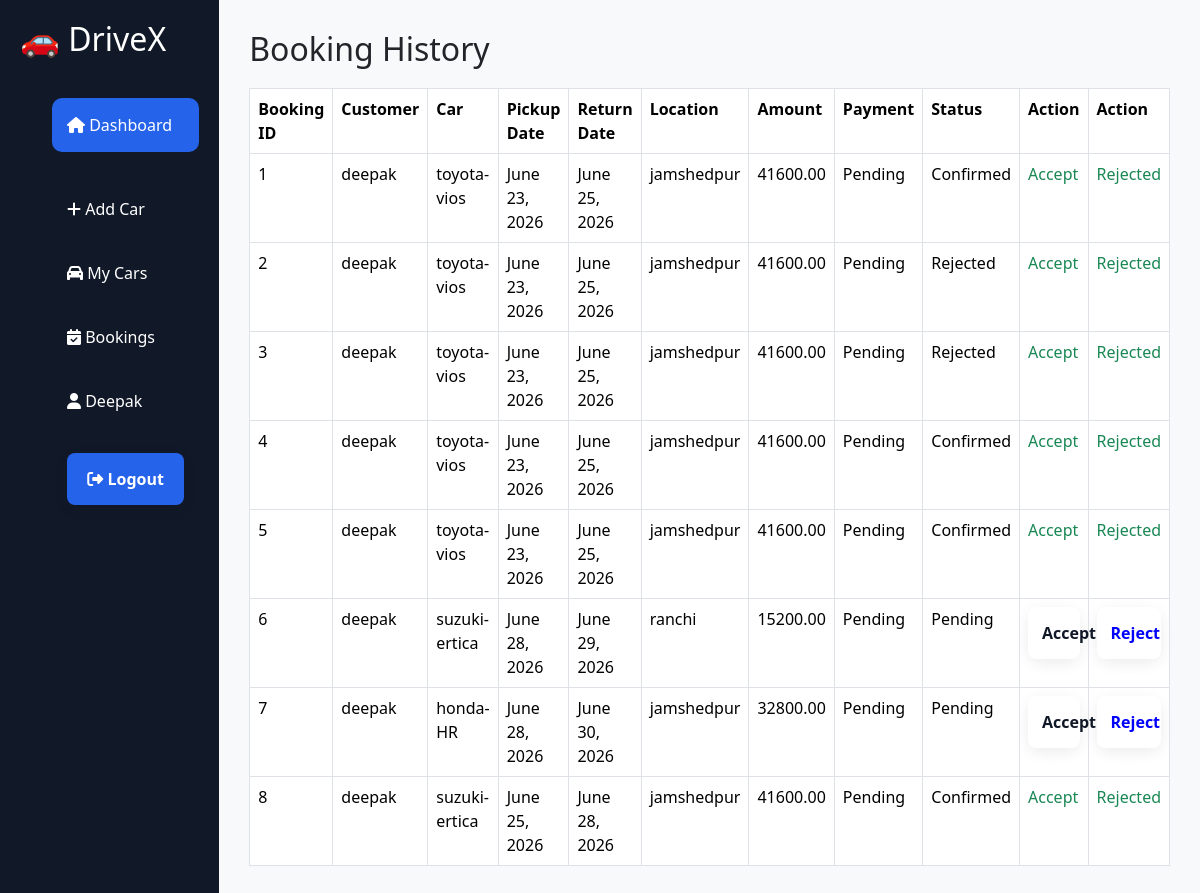
The page /myaddminpanel/book_history/ (signed in) on the database its author committed.
### myaddminpanel/models.py (models this page shows, shortened)
class Booking(models.Model):
    STATUS_CHOICES=[
        ('Pending', 'Pending'),
        ('Confirmed', 'Confirmed'),
        ('Rejected', 'Rejected'),
        ('Completed', 'Completed'),
        ('Cancelled', 'Cancelled'),
    ]
    PAYMENT_METHOD_CHOICES=[
        ('Pay Now', 'Pay Now'),
        ('Pay at Pickup', 'Pay at Pickup'),
    ]
    PAYMENT_STATUS_CHOICES=[
        ('Pending', 'Pending'),
        ('Paid', 'Paid'),
        ('Failed', 'Failed'),
        ('Refunded', 'Refunded'),
    ]
    user= models.ForeignKey(
        User,
        on_delete=models.CASCADE,
        related_name='bookings'
    )
    vendor = models.ForeignKey(
        VendorLogin,
        on_delete=models.CASCADE,
        related_name='bookings'
    )
    car = models.ForeignKey(
        Car,
        on_delete=models.CASCADE,
        related_name='booking'
    )
    pickup_location=models.CharField(max_length=200)
    pickup_date=models.DateField()
    pickup_time=models.TimeField()
    return_date=models.DateField()
    return_time=models.TimeField()
    total_days=models.PositiveIntegerField()
    rent_per_day=models.DecimalField(
        max_digits=10,
        decimal_places=2
    )
    total_amount = models.DecimalField(
        max_digits=10,
        decimal_places=2
    )
    payment_method = models.CharField(
        max_length=20,
        choices=PAYMENT_METHOD_CHOICES
    )
    payment_status = models.CharField(
        max_length=20,
        choices=PAYMENT_STATUS_CHOICES,
        default='Pending'
    )
    status = models.CharField(
        max_length=20,
        choices=STATUS_CHOICES,
        default='Pending'
    )
    booked_at=models.DateTimeField(auto_now_add=True)
    def __str__(self):
        return f"Booking #{self.id}-{self.car.car_name}"

class Car(models.Model):
    TRANSMISSION_CHOICES = [
        ('Manual', 'Manual'),
        ('Automatic', 'Automatic'),
    ]
    FUEL_CHOICES = [
        ('Petrol', 'Petrol'),
        ('Diesel', 'Diesel'),
        ('CNG', 'CNG'),
        ('Electric', 'Electric'),
        ('Hybrid', 'Hybrid'),
    ]
    STATUS_CHOICES = [
        ('Available', 'Available'),
        ('Booked', 'Booked'),
        ('Maintenance', 'Maintenance'),
    ]
    vendor = models.ForeignKey(
        VendorLogin,
        on_delete=models.CASCADE,
        related_name='cars'
    )
    car_name = models.CharField(max_length=100, blank=True, null=True)
    brand = models.CharField(max_length=100, blank=True, null=True)
    model = models.CharField(max_length=100, blank=True, null=True)
    year = models.PositiveIntegerField(blank=True, null=True)
    city = models.CharField(max_length=100, blank=True, null=True)
    pickup_location = models.CharField(max_length=200, blank=True, null=True)
    rent_per_day = models.DecimalField(max_digits=10, decimal_places=2, blank=True, null=True)
    fuel_type = models.CharField(
        max_length=20,
        choices=FUEL_CHOICES
    )
    transmission = models.CharField(
        max_length=20,
        choices=TRANSMISSION_CHOICES
    )
    seats = models.PositiveIntegerField(default=4)
    mileage = models.PositiveIntegerField(default=0)
    ac = models.BooleanField(default=True)
    power_steering = models.BooleanField(default=True)
    power_windows = models.BooleanField(default=True)
    music_system = models.BooleanField(default=False)
    airbags = models.BooleanField(default=True)
    gps = models.BooleanField(default=False)
    image = models.ImageField(
        upload_to='cars/',
        blank=True,
        null=True
    )
    status = models.CharField(
        max_length=20,
        choices=STATUS_CHOICES,
        default='Available'
    )
    description = models.TextField(
        blank=True,
        null=True
    )
    driver = models.ForeignKey(
        Driver,
        on_delete=models.SET_NULL,
        null=True,
        blank=True
    )
    created_at = models.DateTimeField(auto_now_add=True)

### myaddminpanel/views.py (the view)
# urls.py: path('book_history/', book_history, name='book_history'),
def book_history(request):
    print("hey i am working!")
    try:
        vendor_id = request.session.get("vendor_id")
        bookings = Booking.objects.filter(vendor_id=vendor_id)
        context = {"bookings": bookings}
        print(context)
        return render(request, "booking_history.html", context)
    except Exception as e:
        return redirect("vendor-profile")
    return render(request, "booking_history.html")

### myaddminpanel/templates/booking_history.html (shortened to what this page needs)
{% extends 'base_1.html' %}
{% block css %}
  <link href="https://cdn.jsdelivr.net/npm/bootstrap@5.3.8/dist/css/bootstrap.min.css" rel="stylesheet" />
{% endblock %}
{% block content %}
<section class="booking-history">
    <div class="container-1">
        {% include 'sidebar.html' %}
        <div class="main-content">
            <h2>Booking History</h2>
            <table class="table table-bordered">
                <tr class="">
                    <th>Booking ID</th>
                    <th>Customer</th>
                    <th>Car</th>
                    <th>Pickup Date</th>
                    <th>Return Date</th>
                    <th>Location</th>
                    <th>Amount</th>
                    <th>Payment</th>
                    <th>Status</th>
                    <th>Action</th>
                    <th>Action</th>
                </tr>
                {% for book in bookings %}
                <tr>
                    <td>{{book.id}}</td>
                    <td>{{book.user.username}}</td>
                    <td>{{book.car.car_name}}</td>
                    <td>{{book.pickup_date}}</td>
                    <td>{{book.return_date}}</td>
                    <td>{{book.pickup_location}}</td>
                    <td>{{book.total_amount}}</td>
                    <td>{{book.payment_status}}</td>
                    <td>{{book.status}}</td>
                    <td>
                        {% if book.status == 'Pending' %}
                            <form action="{% url 'accept_booking' book.id %}" method="POST" style="margin: 0; padding: 0;">
                                <button class="accept" type="submit">Accept</button>
                            </form>
                        {% else %}
                            <span class="text-success disabled" aria-disabled="true">Accept</span>
                        {% endif %}
                    </td>
                    <td>
                        {% if book.status == 'Pending'%}
                        <form action="{% url 'reject_booking' book.id %}" method="POST" style="margin: 0; padding: 0;" >
                            <button class="reject" type="submit">Reject</button>
                        </form>
                        {% else %}
                        <span class="text-success disabled" aria-disabled="true">Rejected</span>
                        {% endif %}
                    </td>
                </tr>
                {% endfor %}
            </table>
        </div>
    </div>
</section>
{% endblock content %}

### myaddminpanel/templates/sidebar.html (shortened to what this page needs)
<div class="sidebar">
  <div class="logo">
    <h2>🚗 DriveX</h2>
  </div>
  <ul>
    <li class="active">
      <a href="{% url 'vendor-profile' %}"  style="text-decoration: none; color: inherit;">
      <i class="fa-solid fa-house"></i>
      Dashboard
      </a>
    </li>
    <li class="add-car">
      <a href="{% url 'add_driver' %}" style="text-decoration: none; color: inherit;">
        <i class="fa-solid fa-plus"></i>
        Add Car
      </a>
    </li>
    <li>
    <a href="{% url 'vendor-profile'%}" style="text-decoration: none; color: inherit;">
      <i class="fa-solid fa-car"></i>
      My Cars
    </a>
    </li>
    <li>
      <a href="{% url 'book_history' %}" style="text-decoration: none; color: inherit;">
      <i class="fa-solid fa-calendar-check"></i>
      Bookings
      </a>
    </li>
    <li>
      <i class="fa-solid fa-user"></i>
      {% if request.session.vendor_name %}
        {{ request.session.vendor_name|title }}
      {% else %}
        Profile
      {% endif %}
    </li>
    <li>
      <form method="POST" action="{% url 'logout_1' %}" style="margin: 0; padding: 0;">
        <button type="submit">
          <i class="fa-solid fa-right-from-bracket"></i>
          Logout
        </button>
      </form>
    </li>
  </ul>
</div>

### myaddminpanel/static/css/style_1.css (style rules this page uses)
* { margin:0; padding:0; box-sizing:border-box; font-family:'Segoe UI',sans-serif; }
button { width:100%; padding:15px; border:none; border-radius:10px; background:#2563eb; color:white; font-size:1rem; cursor:pointer; transition:.3s; }
.container-1 { display:flex; min-height:100vh; }
.sidebar { width:250px; background:#111827; color:white; padding:20px; }
.logo { margin-bottom:40px; }
.sidebar ul { list-style:none; }
.sidebar li { padding:15px; margin-bottom:10px; border-radius:10px; cursor:pointer; }
.sidebar li:hover, .active { background:#2563eb; }
.add-car { margin:30px 0; }
table { width:100%; margin-top:20px; border-collapse:collapse; }
th, td { padding:15px; text-align:left; border-bottom:1px solid #eee; }
td button { background:#2563eb; color:white; border:none; padding:8px 12px; border-radius:6px; cursor:pointer; }
.container-1 form { flex: 1; max-width: 900px; margin: 30px auto; padding: 30px; background: #fff; border-radius: 12px; box-shadow: 0 4px 15px rgba(0,0,0,0.08); display: grid; grid-template-columns: repeat(2, 1fr); gap: 18px; }
.container-1 form button { grid-column: 1 / -1; padding: 14px; border: none; border-radius: 8px; background: #2563eb; color: white; font-size: 16px; font-weight: 600; cursor: pointer; transition: 0.3s; }
.main-content { flex:1; padding:30px; background:#f8f9fa; }
.accept { width: auto; padding:0; background-color: white !important; border-radius: 20px; color: #111827 !important; box-shadow: blue; }
.reject { width: auto; padding:0; background: white !important; border-radius: 20px; color: blue !important; }

### rows shown on the page
Booking: id "1", user.username "deepak", car.car_name "toyota-vios", pickup_date "June 23, 2026", return_date "June 25, 2026", pickup_location "jamshedpur", total_amount "41600.00", payment_status "Pending", status "Confirmed", shows "Accept", shows "Rejected"
Booking: id "2", user.username "deepak", car.car_name "toyota-vios", pickup_date "June 23, 2026", return_date "June 25, 2026", pickup_location "jamshedpur", total_amount "41600.00", payment_status "Pending", status "Rejected", shows "Accept"
Booking: id "3", user.username "deepak", car.car_name "toyota-vios", pickup_date "June 23, 2026", return_date "June 25, 2026", pickup_location "jamshedpur", total_amount "41600.00", payment_status "Pending", status "Rejected", shows "Accept"
Booking: id "4", user.username "deepak", car.car_name "toyota-vios", pickup_date "June 23, 2026", return_date "June 25, 2026", pickup_location "jamshedpur", total_amount "41600.00", payment_status "Pending", status "Confirmed", shows "Accept", shows "Rejected"
Booking: id "5", user.username "deepak", car.car_name "toyota-vios", pickup_date "June 23, 2026", return_date "June 25, 2026", pickup_location "jamshedpur", total_amount "41600.00", payment_status "Pending", status "Confirmed", shows "Accept", shows "Rejected"
Booking: id "6", user.username "deepak", car.car_name "suzuki-ertica", pickup_date "June 28, 2026", return_date "June 29, 2026", pickup_location "ranchi", total_amount "15200.00", payment_status "Pending", status "Pending", shows "Accept", shows "Reject"
Booking: id "7", user.username "deepak", car.car_name "honda-HR", pickup_date "June 28, 2026", return_date "June 30, 2026", pickup_location "jamshedpur", total_amount "32800.00", payment_status "Pending", status "Pending", shows "Accept", shows "Reject"
Booking: id "8", user.username "deepak", car.car_name "suzuki-ertica", pickup_date "June 25, 2026", return_date "June 28, 2026", pickup_location "jamshedpur", total_amount "41600.00", payment_status "Pending", status "Confirmed", shows "Accept", shows "Rejected"

### other values the page prints
{{ request.session.vendor_name|title }} "Deepak"
